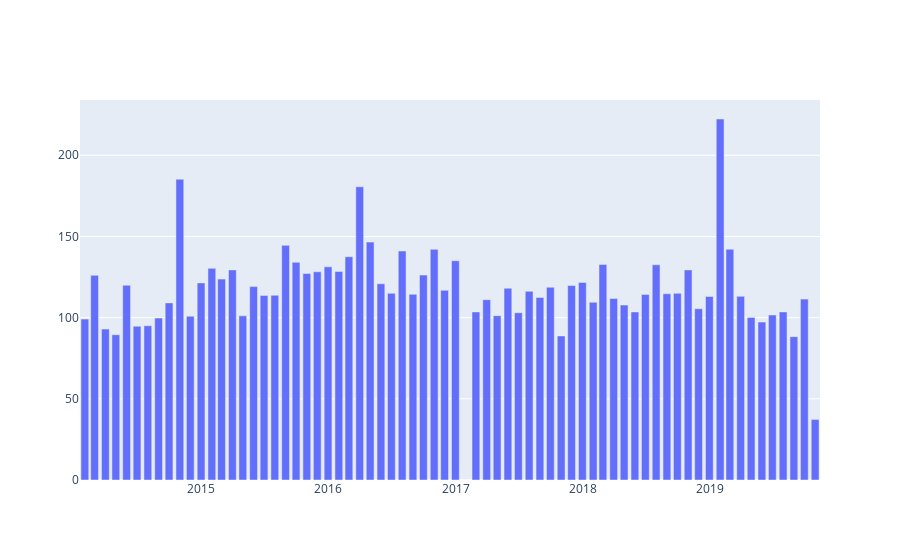

Notebook code for this chart:
### Code cell
#scatter plot for monthly data
trace1 = go.Bar(x= monthly_data.datum, y= monthly_data.M01AE)
fig = dict(data = trace1)
iplot(fig)
